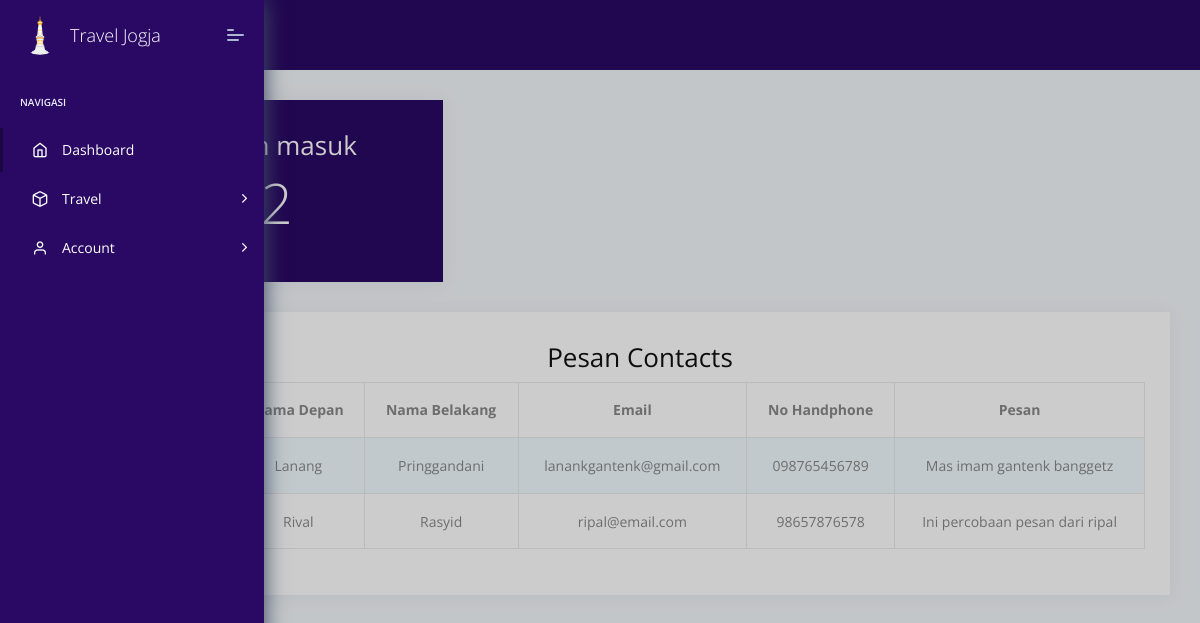
The app's page /backend/home.php (signed in) with its own data.
### tables this page shows
CREATE TABLE `contact` (
  `id_pesan` int(11) NOT NULL,
  `nama_depan` varchar(20) DEFAULT NULL,
  `nama_belakang` varchar(20) DEFAULT NULL,
  `email` varchar(100) DEFAULT NULL,
  `no_hp` varchar(20) DEFAULT NULL,
  `pesan` text DEFAULT NULL
);

### backend/home.php (the view, shortened to what this page needs)
<?php
include "config.php";
$results_per_page = 4;
if (!isset($_GET['contact'])) {
    $contact_page = 1;
} else {
    $contact_page = $_GET['contact'];
}
$this_category_first_result = ($contact_page - 1) * $results_per_page;
$sql = "SELECT * FROM contact LIMIT " . $this_category_first_result . ',' . $results_per_page;
$result = $conection_db->query($sql);
$contacts = $result->num_rows > 0 ? $result->fetch_all(MYSQLI_ASSOC) : [];
function getCount($conection_db, $table)
{
    $sql = "SELECT COUNT(*) as total FROM " . $table;
    $result = mysqli_query($conection_db, $sql);
    if ($result) {
        $row = mysqli_fetch_assoc($result);
        return $row['total'];
    } else {
        return 0;
    }
}
$total_contact = getCount($conection_db, 'contact');
?>
<!DOCTYPE html>
<html lang="en">
<head>
    <link rel="stylesheet" href="assets/fonts/fontawesome/css/fontawesome-all.min.css">
    <link rel="stylesheet" href="assets/plugins/animation/css/animate.min.css">
    <link rel="stylesheet" href="assets/css/style.css">
</head>
<body>
    <nav class="pcoded-navbar">
        <div class="navbar-wrapper">
        <div class="navbar-brand header-logo" style="background-color: #290964;">
            <a href="home.php" class="b-brand">
                <div>
                    <img class="rounded-circle" style="width:40px;" src="assets/images/TGU.ico" alt="activity-user">
                </div>
              <span class="b-title">Travel Jogja</span>
            </a>
             <a class="mobile-menu" id="mobile-collapse" href="javascript:"><span></span></a>
        </div>
            <div class="navbar-content scroll-div">
                <ul class="nav pcoded-inner-navbar">
                    <li class="nav-item pcoded-menu-caption">
                        <label>Navigasi</label>
                    </li>
                    <li data-username="dashboard Default Ecommerce CRM Analytics Crypto Project" class="nav-item active">
                        <a href="home.php" class="nav-link "><span class="pcoded-micon"><i class="feather icon-home"></i></span><span class="pcoded-mtext">Dashboard</span></a>
                    </li>
                    <li class="nav-item pcoded-hasmenu">
                        <a href="javascript:void(0);" class="nav-link"><span class="pcoded-micon"><i class="feather icon-box"></i></span><span class="pcoded-mtext">Travel</span></a>
                    </li>
                    <li class="nav-item pcoded-hasmenu">
                        <a href="javascript:void(0);" class="nav-link"><span class="pcoded-micon"><i class="feather icon-user"></i></span><span class="pcoded-mtext">Account</span></a>
                    </li>
                </ul>
            </div>
        </div>
    </nav>
    <header class="navbar pcoded-header navbar-expand-lg navbar-light">
        <div class="collapse navbar-collapse">
            <ul class="navbar-nav mr-auto">
                <li><a href="javascript:" class="full-screen" onclick="javascript:toggleFullScreen()"><i class="feather icon-maximize"></i></a></li>
            </ul>
        </div>
    </header>
    <div class="pcoded-main-container">
        <div class="pcoded-wrapper">
            <div class="pcoded-content">
                <div class="pcoded-inner-content">
                    <div class="row">
                        <div class="col-md-4">
                            <div class="card custom-card">
                                <div class="card-body">
                                    <h3 class="text-center">Pesan masuk</h3>
                                    <p class="text-center display-4"><?php echo $total_contact; ?></p>
                                </div>
                            </div>
                        </div>
                        <div class="col-md-4">
                        </div>
                        <div class="col-md-4">
                        </div>
                    </div>
                    <div class="col-md-13">
                        <div class="card">
                            <div class="card-body">
                                <h3 class="text-center">Pesan Contacts</h3>
                                <div class="table-responsive">
                                    <table class="table table-striped table-bordered">
                                        <thead>
                                            <tr>
                                                <th class="text-center">ID Pesan</th>
                                                <th class="text-center">Nama Depan</th>
                                                <th class="text-center">Nama Belakang</th>
                                                <th class="text-center">Email</th>
                                                <th class="text-center">No Handphone</th>
                                                <th class="text-center">Pesan</th>
                                            </tr>
                                        </thead>
                                        <tbody>
                                            <?php foreach ($contacts as $contact) : ?>
                                                <tr>
                                                    <td class="text-center"><?php echo htmlspecialchars($contact['id_pesan']); ?></td>
                                                    <td class="text-center"><?php echo htmlspecialchars($contact['nama_depan']); ?></td>
                                                    <td class="text-center"><?php echo htmlspecialchars($contact['nama_belakang']); ?></td>
                                                    <td class="text-center"><?php echo htmlspecialchars($contact['email']); ?></td>
                                                    <td class="text-center"><?php echo htmlspecialchars($contact['no_hp']); ?></td>
                                                    <td class="text-center"><?php echo htmlspecialchars($contact['pesan']); ?></td>
                                                </tr>
                                            <?php endforeach; ?>
                                        </tbody>
                                    </table>
                                </div>
                            </div>
                        </div>
                    </div>
                </div>
            </div>
        </div>
    </div>
</body>
</html>

### backend/home.php (style rules this page uses)
.pcoded-navbar { background-color: #290964 !important; }
.pcoded-navbar .navbar-content .nav { background-color: #290964; }
.pcoded-navbar .navbar-content .nav a { color: white !important; }
.card.custom-card .card-body { background-color: #290964; color: white; }
.pcoded-header { background-color: #290964; }
.navbar-brand .b-title { color: #ffffff; }
.pcoded-navbar .nav-item .nav-link { color: white !important; }
.pcoded-navbar .nav-item.active .nav-link { background-color: #290964 !important; }

### records on screen
contact: nama_depan "Lanang", nama_belakang "Pringgandani", email "lanankgantenk@gmail.com", no_hp "098765456789", pesan "Mas imam gantenk banggetz"
contact: nama_depan "Rival", nama_belakang "Rasyid", email "ripal@email.com", no_hp "98657876578", pesan "Ini percobaan pesan dari ripal"

### other values on screen
$total_contact "2"
